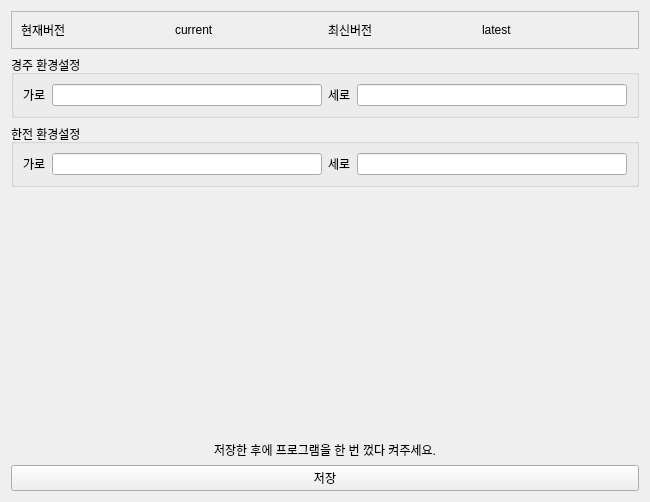
<?xml version="1.0" encoding="UTF-8"?>
<ui version="4.0">
 <class>SettingWidget</class>
 <widget class="QWidget" name="SettingWidget">
  <property name="geometry">
   <rect>
    <x>0</x>
    <y>0</y>
    <width>650</width>
    <height>502</height>
   </rect>
  </property>
  <property name="windowTitle">
   <string>Form</string>
  </property>
  <layout class="QGridLayout" name="gridLayout">
   <item row="1" column="0">
    <widget class="QGroupBox" name="groupBox">
     <property name="title">
      <string>경주 환경설정</string>
     </property>
     <layout class="QGridLayout" name="gridLayout_2">
      <item row="0" column="2">
       <widget class="QLabel" name="label_4">
        <property name="text">
         <string>세로</string>
        </property>
       </widget>
      </item>
      <item row="0" column="1">
       <widget class="QLineEdit" name="gjWidthLineEdit"/>
      </item>
      <item row="0" column="0">
       <widget class="QLabel" name="label_3">
        <property name="text">
         <string>가로</string>
        </property>
       </widget>
      </item>
      <item row="0" column="3">
       <widget class="QLineEdit" name="gjHeightLineEdit"/>
      </item>
     </layout>
    </widget>
   </item>
   <item row="3" column="0">
    <spacer name="verticalSpacer">
     <property name="orientation">
      <enum>Qt::Vertical</enum>
     </property>
     <property name="sizeHint" stdset="0">
      <size>
       <width>20</width>
       <height>40</height>
      </size>
     </property>
    </spacer>
   </item>
   <item row="2" column="0">
    <widget class="QGroupBox" name="groupBox_2">
     <property name="title">
      <string>한전 환경설정</string>
     </property>
     <layout class="QHBoxLayout" name="horizontalLayout_2">
      <item>
       <widget class="QLabel" name="label_5">
        <property name="text">
         <string>가로</string>
        </property>
       </widget>
      </item>
      <item>
       <widget class="QLineEdit" name="hjWidthLineEdit"/>
      </item>
      <item>
       <widget class="QLabel" name="label_6">
        <property name="text">
         <string>세로</string>
        </property>
       </widget>
      </item>
      <item>
       <widget class="QLineEdit" name="hjHeightLineEdit"/>
      </item>
     </layout>
    </widget>
   </item>
   <item row="5" column="0">
    <widget class="QPushButton" name="savePushButton">
     <property name="text">
      <string>저장</string>
     </property>
    </widget>
   </item>
   <item row="0" column="0">
    <widget class="QFrame" name="frame">
     <property name="frameShape">
      <enum>QFrame::StyledPanel</enum>
     </property>
     <property name="frameShadow">
      <enum>QFrame::Raised</enum>
     </property>
     <layout class="QHBoxLayout" name="horizontalLayout">
      <item>
       <widget class="QLabel" name="label">
        <property name="text">
         <string>현재버전</string>
        </property>
       </widget>
      </item>
      <item>
       <widget class="QLabel" name="currentLabel">
        <property name="text">
         <string>current</string>
        </property>
       </widget>
      </item>
      <item>
       <widget class="QLabel" name="label_2">
        <property name="text">
         <string>최신버전</string>
        </property>
       </widget>
      </item>
      <item>
       <widget class="QLabel" name="latestLabel">
        <property name="text">
         <string>latest</string>
        </property>
       </widget>
      </item>
     </layout>
    </widget>
   </item>
   <item row="4" column="0">
    <widget class="QLabel" name="label_7">
     <property name="text">
      <string>저장한 후에 프로그램을 한 번 껐다 켜주세요.</string>
     </property>
     <property name="alignment">
      <set>Qt::AlignCenter</set>
     </property>
    </widget>
   </item>
  </layout>
 </widget>
 <resources/>
 <connections/>
</ui>
